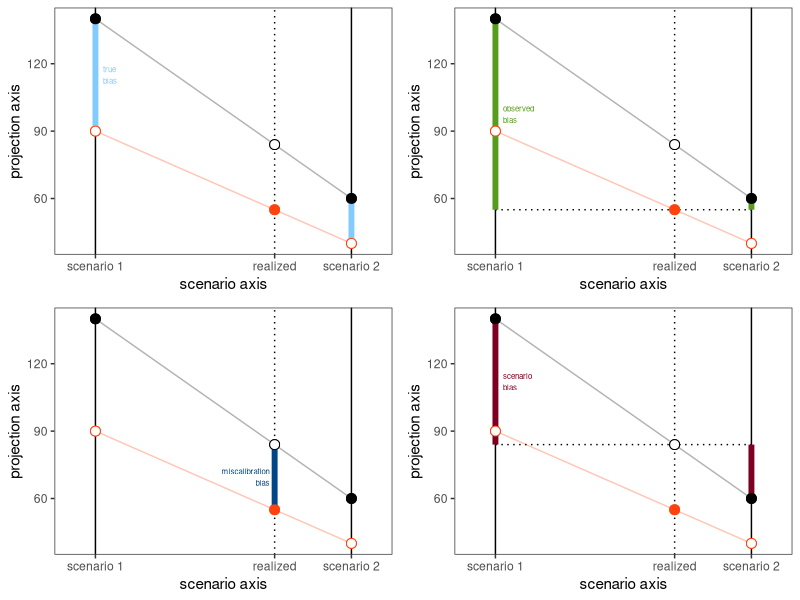
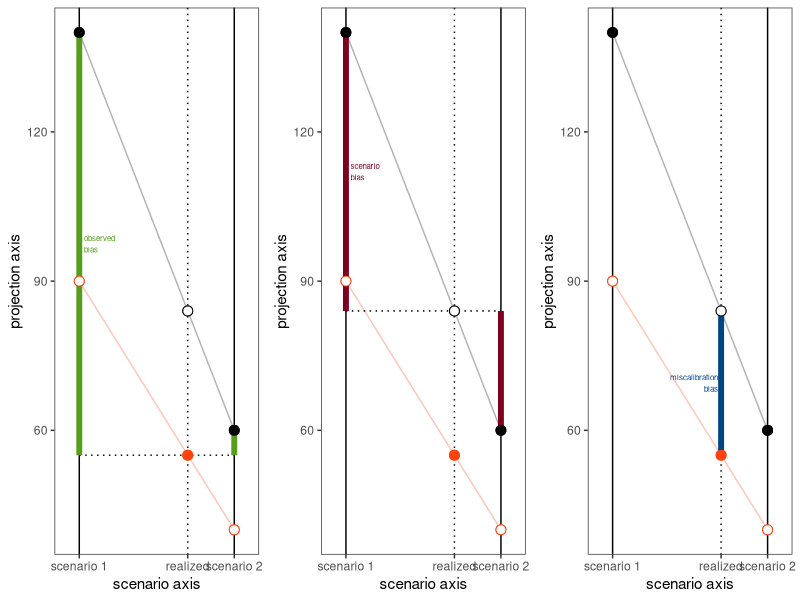
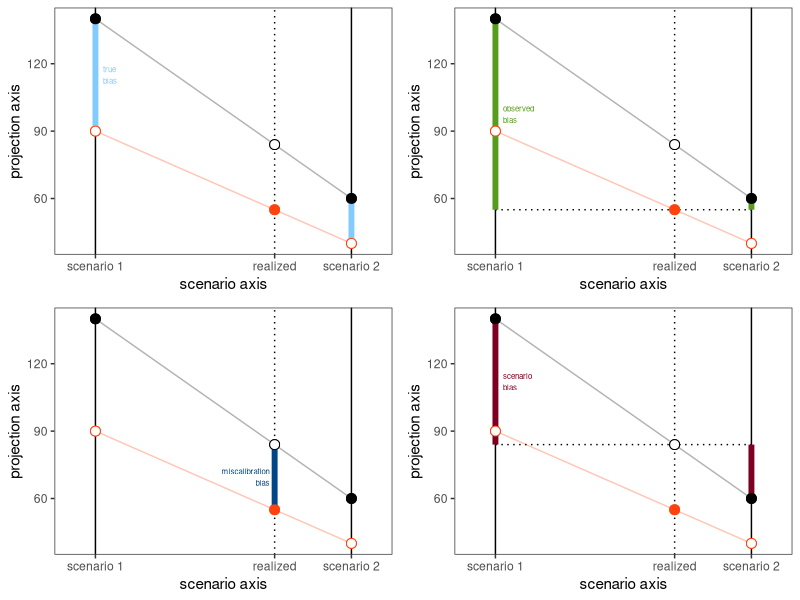
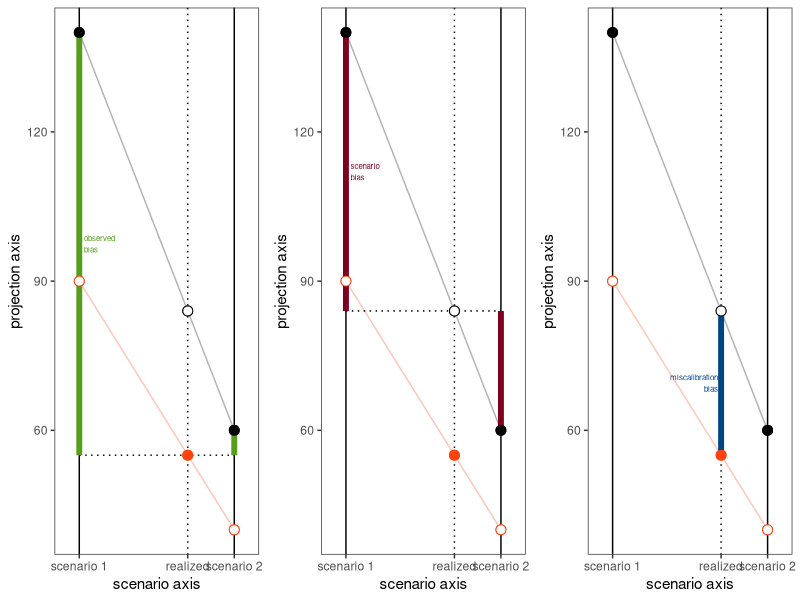

R code for these plots, in order:
library(ggplot2)
library(cowplot)

# set up simple example assuming linearity
ex_scenarios = c(0, 1)
obs_scenario = 0.7
ex_projections = c(140, 60)
intermed_projection = max(ex_projections) + diff(ex_projections)*obs_scenario
true_projections = c(90, 40)
true_obs = max(true_projections) + diff(true_projections)*obs_scenario

example_data = data.frame(
  scenarios = rep(c(ex_scenarios, obs_scenario),2), 
  projections = c(ex_projections, intermed_projection, true_projections, true_obs),
  type = c("model", "model", "model", "observation", "observation", "observation"), 
  observable = c(TRUE, TRUE, FALSE, FALSE, FALSE, TRUE)
)

p_base <- ggplot(data = example_data) + 
  geom_vline(xintercept = ex_scenarios) + 
  geom_vline(xintercept = obs_scenario, linetype = "dotted") + 
  geom_line(aes(x = scenarios, y = projections, color = type), alpha = 0.3) + 
  geom_point(aes(x = scenarios, y = projections, color = type, 
                 fill = interaction(type,observable)), shape = 21, size = 3) +
  guides(fill = FALSE) +
  scale_color_manual(values = c("black", "#ff420e"), 
                     labels = c("projection", "observation")) + 
  scale_fill_manual(values = c("white", "white", "black", "#ff420e")) + 
  scale_x_continuous(breaks = c(ex_scenarios, obs_scenario), 
                     labels = c("scenario 1", "scenario 2", "realized"), 
                     limits = c(- 0.1, 1.1),
                     name = "scenario axis") + 
  scale_y_continuous(name = "projection axis") + 
  theme_bw() + 
  theme(legend.position = "none", 
        panel.grid = element_blank())
  
p_miscal = p_base + 
  geom_segment(data = data.frame(x = obs_scenario, xend = obs_scenario, 
                                 y = intermed_projection, yend = true_obs),
               aes(x = x, xend = xend, y = y, yend = yend), size = 2, color = "#004586") + 
  geom_text(data = data.frame(x = obs_scenario-0.02, 
                              y = mean(c(intermed_projection, true_obs))),
            aes(x = x, y = y), label = "miscalibration\nbias", 
            color = "#004586", hjust = 1, size = 2) + 
  geom_point(aes(x = scenarios, y = projections, color = type, 
                 fill = interaction(type,observable)), shape = 21, size = 3)

p_tot = p_base +   
  geom_segment(data = data.frame(x = ex_scenarios[1], xend = ex_scenarios[2], 
                                 y = true_obs, yend = true_obs),
               aes(x = x, xend = xend, y = y, yend = yend),  linetype = "dotted") + 
  geom_segment(data = data.frame(x = ex_scenarios[1], xend = ex_scenarios[1], 
                                 y = ex_projections[1], yend = true_obs),
               aes(x = x, xend = xend, y = y, yend = yend), size = 2, color = "#579d1c") + 
  geom_segment(data = data.frame(x = ex_scenarios[2], xend = ex_scenarios[2], 
                                 y = ex_projections[2], yend = true_obs),
               aes(x = x, xend = xend, y = y, yend = yend), size = 2, color = "#579d1c") + 
  geom_text(data = data.frame(x = ex_scenarios[1]+0.03, 
                              y = mean(c(ex_projections[1], true_obs))), 
            aes(x = x, y = y), label = "observed\nbias", 
            color = "#579d1c", hjust = 0, size = 2)  +
  geom_point(aes(x = scenarios, y = projections, color = type, 
                 fill = interaction(type,observable)), shape = 21, size = 3)

p_true = p_base +   
  geom_segment(data = data.frame(x = ex_scenarios[1], xend = ex_scenarios[1],
                                 y = ex_projections[1], yend = true_projections[1]),
               aes(x = x, xend = xend, y = y, yend = yend), size = 2, color = "#83caff") +
  geom_segment(data = data.frame(x = ex_scenarios[2], xend = ex_scenarios[2],
                                 y = ex_projections[2], yend = true_projections[2]),
               aes(x = x, xend = xend, y = y, yend = yend), size = 2, color = "#83caff") +
  geom_text(data = data.frame(x = ex_scenarios[1]+0.03, 
                              y = mean(c(ex_projections[1], true_projections[1]))),
            aes(x = x, y = y),
            label = "true\nbias", color = "#83caff", hjust = 0, size = 2) + 
  geom_point(aes(x = scenarios, y = projections, color = type, 
                 fill = interaction(type,observable)), shape = 21, size = 3)

 
p_scenario = p_base +   
  geom_segment(data = data.frame(x = ex_scenarios[1], xend = ex_scenarios[2], 
                                 y = intermed_projection, yend = intermed_projection),
               aes(x = x, xend = xend, y = y, yend = yend), linetype = "dotted") + 
  geom_segment(data = data.frame(x = ex_scenarios[1], xend = ex_scenarios[1],
                                 y = ex_projections[1], yend = intermed_projection),
               aes(x = x, xend = xend, y = y, yend = yend), size = 2, color = "#7e0021") +
  geom_segment(data = data.frame(x = ex_scenarios[2], xend = ex_scenarios[2],
                                 y = ex_projections[2], yend = intermed_projection),
               aes(x = x, xend = xend, y = y, yend = yend), size = 2, color = "#7e0021") +
  geom_text(data = data.frame(x = ex_scenarios[1]+0.03,
                              y = mean(c(ex_projections[1], intermed_projection))),
            aes(x = x, y = y), label = "scenario\nbias",
            color = "#7e0021", hjust = 0, size = 2) +
  geom_point(aes(x = scenarios, y = projections, color = type, 
                 fill = interaction(type,observable)), shape = 21, size = 3)
 

plot_grid(p_true, p_tot, p_miscal, p_scenario)
ggsave("scenario_error_components.pdf", width = 6.5, height = 6)

plot_grid(p_tot, p_scenario, p_miscal, nrow = 1)
ggsave("decompose_observed_error.pdf", width = 9, height = 3)
